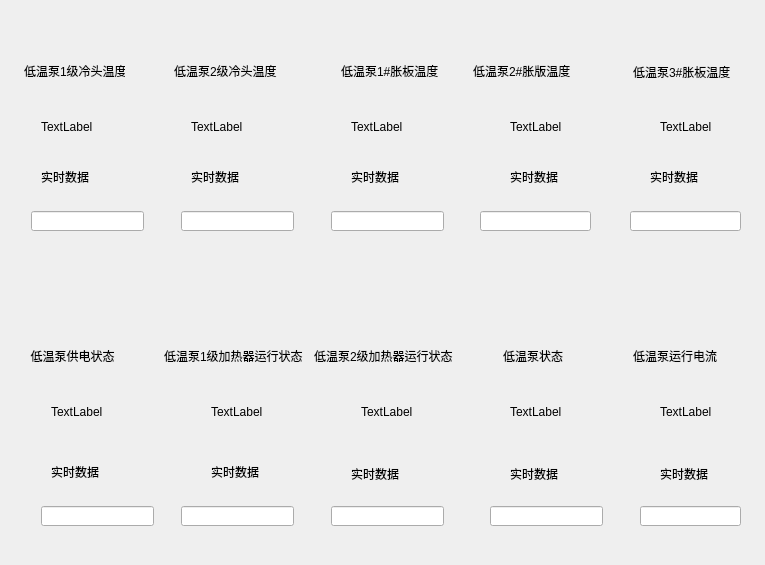
<?xml version="1.0" encoding="UTF-8"?>
<ui version="4.0">
 <class>test2Dialog</class>
 <widget class="QDialog" name="test2Dialog">
  <property name="geometry">
   <rect>
    <x>0</x>
    <y>0</y>
    <width>765</width>
    <height>565</height>
   </rect>
  </property>
  <property name="windowTitle">
   <string>低温泵</string>
  </property>
  <property name="windowIcon">
   <iconset resource="errordetection.qrc">
    <normaloff>:/images/images/timg.jpeg</normaloff>:/images/images/timg.jpeg</iconset>
  </property>
  <layout class="QGridLayout" name="gridLayout">
   <item row="0" column="0">
    <widget class="QWidget" name="widget" native="true">
     <widget class="QLabel" name="label">
      <property name="geometry">
       <rect>
        <x>13</x>
        <y>50</y>
        <width>101</width>
        <height>20</height>
       </rect>
      </property>
      <property name="text">
       <string>低温泵1级冷头温度</string>
      </property>
     </widget>
     <widget class="QLabel" name="label_test21">
      <property name="geometry">
       <rect>
        <x>30</x>
        <y>90</y>
        <width>54</width>
        <height>51</height>
       </rect>
      </property>
      <property name="text">
       <string>TextLabel</string>
      </property>
     </widget>
     <widget class="QLabel" name="label_21">
      <property name="geometry">
       <rect>
        <x>30</x>
        <y>160</y>
        <width>54</width>
        <height>12</height>
       </rect>
      </property>
      <property name="text">
       <string>实时数据</string>
      </property>
     </widget>
     <widget class="QLineEdit" name="lineEdit_test21">
      <property name="geometry">
       <rect>
        <x>20</x>
        <y>200</y>
        <width>113</width>
        <height>20</height>
       </rect>
      </property>
      <property name="alignment">
       <set>Qt::AlignCenter</set>
      </property>
      <property name="readOnly">
       <bool>true</bool>
      </property>
     </widget>
    </widget>
   </item>
   <item row="0" column="4">
    <widget class="QWidget" name="widget_5" native="true">
     <widget class="QLabel" name="label_5">
      <property name="geometry">
       <rect>
        <x>23</x>
        <y>50</y>
        <width>101</width>
        <height>21</height>
       </rect>
      </property>
      <property name="text">
       <string>低温泵3#胀板温度</string>
      </property>
     </widget>
     <widget class="QLabel" name="label_test25">
      <property name="geometry">
       <rect>
        <x>50</x>
        <y>90</y>
        <width>54</width>
        <height>51</height>
       </rect>
      </property>
      <property name="text">
       <string>TextLabel</string>
      </property>
     </widget>
     <widget class="QLabel" name="label_25">
      <property name="geometry">
       <rect>
        <x>40</x>
        <y>160</y>
        <width>54</width>
        <height>12</height>
       </rect>
      </property>
      <property name="text">
       <string>实时数据</string>
      </property>
     </widget>
     <widget class="QLineEdit" name="lineEdit_test25">
      <property name="geometry">
       <rect>
        <x>20</x>
        <y>200</y>
        <width>111</width>
        <height>20</height>
       </rect>
      </property>
      <property name="alignment">
       <set>Qt::AlignCenter</set>
      </property>
      <property name="readOnly">
       <bool>true</bool>
      </property>
     </widget>
    </widget>
   </item>
   <item row="0" column="2">
    <widget class="QWidget" name="widget_3" native="true">
     <widget class="QLabel" name="label_3">
      <property name="geometry">
       <rect>
        <x>30</x>
        <y>50</y>
        <width>111</width>
        <height>20</height>
       </rect>
      </property>
      <property name="text">
       <string>低温泵1#胀板温度</string>
      </property>
     </widget>
     <widget class="QLabel" name="label_test23">
      <property name="geometry">
       <rect>
        <x>40</x>
        <y>90</y>
        <width>54</width>
        <height>51</height>
       </rect>
      </property>
      <property name="text">
       <string>TextLabel</string>
      </property>
     </widget>
     <widget class="QLabel" name="label_23">
      <property name="geometry">
       <rect>
        <x>40</x>
        <y>160</y>
        <width>54</width>
        <height>12</height>
       </rect>
      </property>
      <property name="text">
       <string>实时数据</string>
      </property>
     </widget>
     <widget class="QLineEdit" name="lineEdit_test23">
      <property name="geometry">
       <rect>
        <x>20</x>
        <y>200</y>
        <width>113</width>
        <height>20</height>
       </rect>
      </property>
      <property name="alignment">
       <set>Qt::AlignCenter</set>
      </property>
      <property name="readOnly">
       <bool>true</bool>
      </property>
     </widget>
    </widget>
   </item>
   <item row="0" column="1">
    <widget class="QWidget" name="widget_2" native="true">
     <widget class="QLabel" name="label_2">
      <property name="geometry">
       <rect>
        <x>13</x>
        <y>50</y>
        <width>121</width>
        <height>20</height>
       </rect>
      </property>
      <property name="text">
       <string>低温泵2级冷头温度</string>
      </property>
     </widget>
     <widget class="QLabel" name="label_test22">
      <property name="geometry">
       <rect>
        <x>30</x>
        <y>90</y>
        <width>54</width>
        <height>51</height>
       </rect>
      </property>
      <property name="text">
       <string>TextLabel</string>
      </property>
     </widget>
     <widget class="QLabel" name="label_22">
      <property name="geometry">
       <rect>
        <x>30</x>
        <y>160</y>
        <width>54</width>
        <height>12</height>
       </rect>
      </property>
      <property name="text">
       <string>实时数据</string>
      </property>
     </widget>
     <widget class="QLineEdit" name="lineEdit_test22">
      <property name="geometry">
       <rect>
        <x>20</x>
        <y>200</y>
        <width>113</width>
        <height>20</height>
       </rect>
      </property>
      <property name="alignment">
       <set>Qt::AlignCenter</set>
      </property>
      <property name="readOnly">
       <bool>true</bool>
      </property>
     </widget>
    </widget>
   </item>
   <item row="1" column="0">
    <widget class="QWidget" name="widget_9" native="true">
     <widget class="QLabel" name="label_6">
      <property name="geometry">
       <rect>
        <x>13</x>
        <y>60</y>
        <width>101</width>
        <height>20</height>
       </rect>
      </property>
      <property name="text">
       <string>  低温泵供电状态</string>
      </property>
     </widget>
     <widget class="QLabel" name="label_test26">
      <property name="geometry">
       <rect>
        <x>40</x>
        <y>100</y>
        <width>54</width>
        <height>51</height>
       </rect>
      </property>
      <property name="text">
       <string>TextLabel</string>
      </property>
     </widget>
     <widget class="QLineEdit" name="lineEdit_test26">
      <property name="geometry">
       <rect>
        <x>30</x>
        <y>220</y>
        <width>113</width>
        <height>20</height>
       </rect>
      </property>
      <property name="alignment">
       <set>Qt::AlignCenter</set>
      </property>
      <property name="readOnly">
       <bool>true</bool>
      </property>
     </widget>
     <widget class="QLabel" name="label_26">
      <property name="geometry">
       <rect>
        <x>40</x>
        <y>180</y>
        <width>54</width>
        <height>12</height>
       </rect>
      </property>
      <property name="text">
       <string>实时数据</string>
      </property>
     </widget>
    </widget>
   </item>
   <item row="1" column="1">
    <widget class="QWidget" name="widget_10" native="true">
     <widget class="QLabel" name="label_7">
      <property name="geometry">
       <rect>
        <x>3</x>
        <y>59</y>
        <width>141</width>
        <height>21</height>
       </rect>
      </property>
      <property name="text">
       <string>低温泵1级加热器运行状态</string>
      </property>
     </widget>
     <widget class="QLabel" name="label_test27">
      <property name="geometry">
       <rect>
        <x>50</x>
        <y>100</y>
        <width>54</width>
        <height>51</height>
       </rect>
      </property>
      <property name="text">
       <string>TextLabel</string>
      </property>
     </widget>
     <widget class="QLabel" name="label_27">
      <property name="geometry">
       <rect>
        <x>50</x>
        <y>180</y>
        <width>54</width>
        <height>12</height>
       </rect>
      </property>
      <property name="text">
       <string>实时数据</string>
      </property>
     </widget>
     <widget class="QLineEdit" name="lineEdit_test27">
      <property name="geometry">
       <rect>
        <x>20</x>
        <y>220</y>
        <width>113</width>
        <height>20</height>
       </rect>
      </property>
      <property name="alignment">
       <set>Qt::AlignCenter</set>
      </property>
      <property name="readOnly">
       <bool>true</bool>
      </property>
     </widget>
    </widget>
   </item>
   <item row="1" column="3">
    <widget class="QWidget" name="widget_12" native="true">
     <widget class="QLabel" name="label_9">
      <property name="geometry">
       <rect>
        <x>43</x>
        <y>60</y>
        <width>61</width>
        <height>20</height>
       </rect>
      </property>
      <property name="text">
       <string>低温泵状态</string>
      </property>
     </widget>
     <widget class="QLabel" name="label_test29">
      <property name="geometry">
       <rect>
        <x>50</x>
        <y>100</y>
        <width>54</width>
        <height>51</height>
       </rect>
      </property>
      <property name="text">
       <string>TextLabel</string>
      </property>
     </widget>
     <widget class="QLabel" name="label_29">
      <property name="geometry">
       <rect>
        <x>50</x>
        <y>180</y>
        <width>54</width>
        <height>16</height>
       </rect>
      </property>
      <property name="text">
       <string>实时数据</string>
      </property>
     </widget>
     <widget class="QLineEdit" name="lineEdit_test29">
      <property name="geometry">
       <rect>
        <x>30</x>
        <y>220</y>
        <width>113</width>
        <height>20</height>
       </rect>
      </property>
      <property name="alignment">
       <set>Qt::AlignCenter</set>
      </property>
      <property name="readOnly">
       <bool>true</bool>
      </property>
     </widget>
    </widget>
   </item>
   <item row="1" column="4">
    <widget class="QWidget" name="widget_13" native="true">
     <widget class="QLabel" name="label_10">
      <property name="geometry">
       <rect>
        <x>23</x>
        <y>60</y>
        <width>101</width>
        <height>20</height>
       </rect>
      </property>
      <property name="text">
       <string>低温泵运行电流</string>
      </property>
     </widget>
     <widget class="QLabel" name="label_test210">
      <property name="geometry">
       <rect>
        <x>50</x>
        <y>100</y>
        <width>54</width>
        <height>51</height>
       </rect>
      </property>
      <property name="text">
       <string>TextLabel</string>
      </property>
     </widget>
     <widget class="QLabel" name="label_30">
      <property name="geometry">
       <rect>
        <x>50</x>
        <y>180</y>
        <width>54</width>
        <height>16</height>
       </rect>
      </property>
      <property name="text">
       <string>实时数据</string>
      </property>
     </widget>
     <widget class="QLineEdit" name="lineEdit_test210">
      <property name="geometry">
       <rect>
        <x>30</x>
        <y>220</y>
        <width>101</width>
        <height>20</height>
       </rect>
      </property>
      <property name="alignment">
       <set>Qt::AlignCenter</set>
      </property>
      <property name="readOnly">
       <bool>true</bool>
      </property>
     </widget>
    </widget>
   </item>
   <item row="1" column="2">
    <widget class="QWidget" name="widget_11" native="true">
     <widget class="QLabel" name="label_8">
      <property name="geometry">
       <rect>
        <x>3</x>
        <y>60</y>
        <width>141</width>
        <height>20</height>
       </rect>
      </property>
      <property name="text">
       <string>低温泵2级加热器运行状态</string>
      </property>
     </widget>
     <widget class="QLabel" name="label_test28">
      <property name="geometry">
       <rect>
        <x>50</x>
        <y>100</y>
        <width>54</width>
        <height>51</height>
       </rect>
      </property>
      <property name="text">
       <string>TextLabel</string>
      </property>
     </widget>
     <widget class="QLabel" name="label_28">
      <property name="geometry">
       <rect>
        <x>40</x>
        <y>180</y>
        <width>54</width>
        <height>16</height>
       </rect>
      </property>
      <property name="text">
       <string>实时数据</string>
      </property>
     </widget>
     <widget class="QLineEdit" name="lineEdit_test28">
      <property name="geometry">
       <rect>
        <x>20</x>
        <y>220</y>
        <width>113</width>
        <height>20</height>
       </rect>
      </property>
      <property name="alignment">
       <set>Qt::AlignCenter</set>
      </property>
      <property name="readOnly">
       <bool>true</bool>
      </property>
     </widget>
    </widget>
   </item>
   <item row="0" column="3">
    <widget class="QWidget" name="widget_4" native="true">
     <widget class="QLabel" name="label_4">
      <property name="geometry">
       <rect>
        <x>13</x>
        <y>50</y>
        <width>111</width>
        <height>20</height>
       </rect>
      </property>
      <property name="text">
       <string>低温泵2#胀版温度</string>
      </property>
     </widget>
     <widget class="QLabel" name="label_test24">
      <property name="geometry">
       <rect>
        <x>50</x>
        <y>90</y>
        <width>54</width>
        <height>51</height>
       </rect>
      </property>
      <property name="text">
       <string>TextLabel</string>
      </property>
     </widget>
     <widget class="QLabel" name="label_24">
      <property name="geometry">
       <rect>
        <x>50</x>
        <y>160</y>
        <width>54</width>
        <height>12</height>
       </rect>
      </property>
      <property name="text">
       <string>实时数据</string>
      </property>
     </widget>
     <widget class="QLineEdit" name="lineEdit_test24">
      <property name="geometry">
       <rect>
        <x>20</x>
        <y>200</y>
        <width>111</width>
        <height>20</height>
       </rect>
      </property>
      <property name="alignment">
       <set>Qt::AlignCenter</set>
      </property>
      <property name="readOnly">
       <bool>true</bool>
      </property>
     </widget>
    </widget>
   </item>
  </layout>
 </widget>
 <resources>
  <include location="errordetection.qrc"/>
 </resources>
 <connections/>
</ui>
